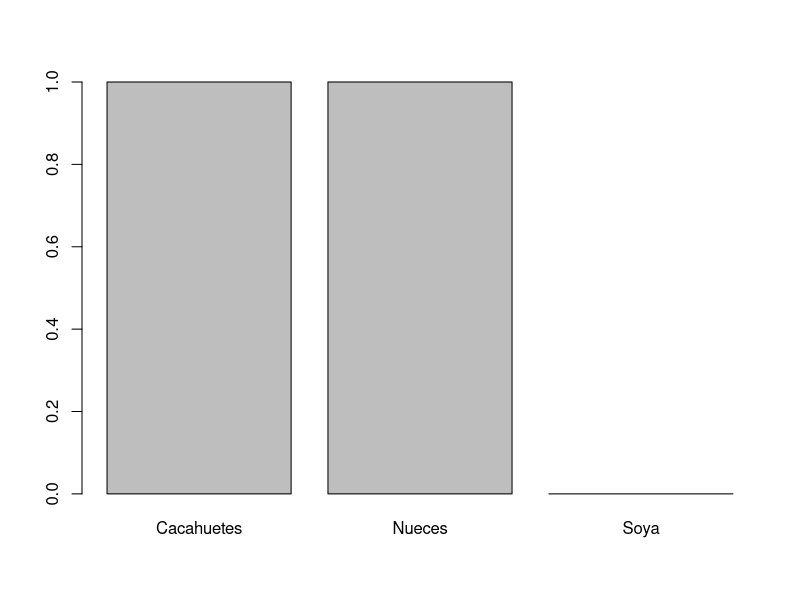

Here is the R script that generated this plot:
# Cargar paquetes necesarios
library(class)

# Crear el dataframe de datos
data <- data.frame(
  alergias = c("Huevo", "Cacahuetes", "Nueces", "Almendras", "Soya"),
  numero_alergias = c(1, 1, 1, 1, 1)
)

# Dividir los datos en conjunto de entrenamiento y conjunto de prueba
set.seed(123)
train_indices <- sample(1:nrow(data), size = 0.7 * nrow(data), replace = FALSE)
train_data <- data[train_indices, ]
test_data <- data[-train_indices, ]

# Entrenar el modelo KNN
k <- 1  # Número de vecinos cercanos
knn_model <- knn(
  train = as.matrix(train_data[, "numero_alergias"]),
  test = as.matrix(test_data[, "numero_alergias"]),
  cl = train_data[, "alergias"],
  k = k
)

# Imprimir las predicciones
cat("Predicciones del modelo KNN:\n")
print(knn_model)

plot(knn_model)
